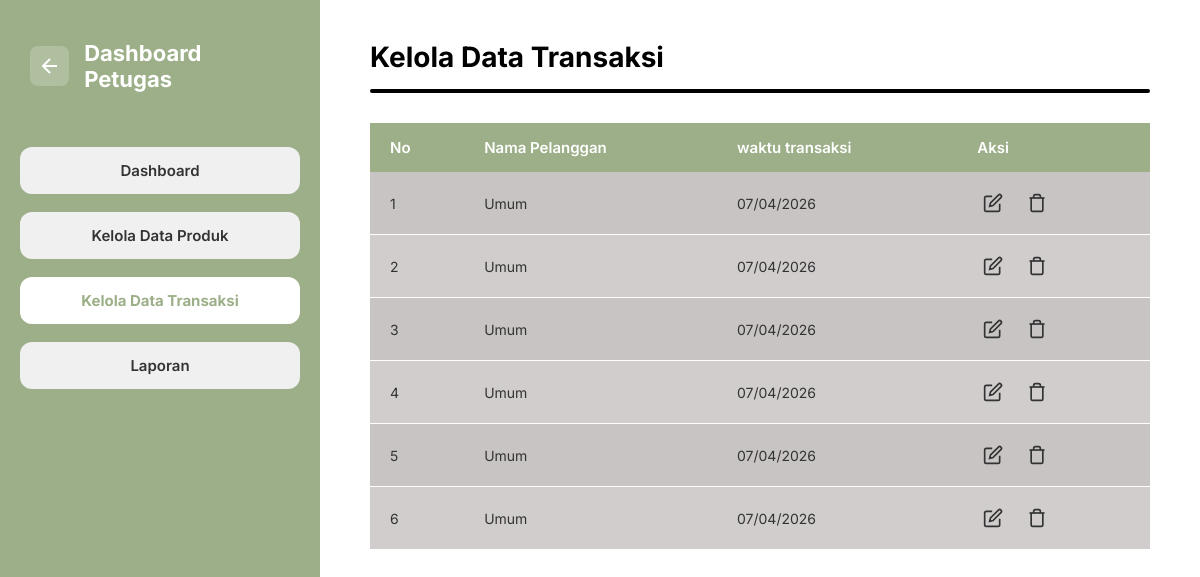
The app's page /Petugas/kelola_data_transaksi_petugas.php (signed in) with its own data.
### tables this page shows
CREATE TABLE `pesanan` (
  `id` int(11) NOT NULL,
  `nomor_pesanan` varchar(50) NOT NULL,
  `id_pelanggan` int(11) DEFAULT NULL,
  `tanggal_pesanan` timestamp NOT NULL DEFAULT current_timestamp(),
  `total_harga` decimal(10,2) NOT NULL,
  `status_pesanan` enum('pending','diproses','dikirim','selesai','batal') DEFAULT 'pending',
  `status_pembayaran` enum('belum_bayar','lunas') DEFAULT 'belum_bayar',
  `metode_pembayaran` varchar(50) DEFAULT NULL,
  `alamat_pengiriman` text DEFAULT NULL,
  `nama_penerima` varchar(100) DEFAULT NULL,
  `telepon_penerima` varchar(20) DEFAULT NULL
);

### Petugas/kelola_data_transaksi_petugas.php (the view, shortened to what this page needs)
<?php
$koneksi = getKoneksi();
$query = "SELECT p.*, pl.nama as nama_pelanggan
          FROM pesanan p
          LEFT JOIN pelanggan pl ON p.id_pelanggan = pl.id
          ORDER BY p.tanggal_pesanan DESC";
$result = mysqli_query($koneksi, $query);
$transactions = [];
while ($row = mysqli_fetch_assoc($result)) {
    $transactions[] = $row;
}
?>
<!DOCTYPE html>
<html lang="id">
<head>
</head>
<body>
<div class="main-container">
    <div class="sidebar">
        <div class="sidebar-header">
            <a href="dashboard_petugas.php" class="back-btn">
                <svg viewBox="0 0 24 24"><line x1="19" y1="12" x2="5" y2="12"></line><polyline points="12 19 5 12 12 5"></polyline></svg>
            </a>
            <h1 class="sidebar-title">Dashboard Petugas</h1>
        </div>
        <a href="dashboard_petugas.php" class="menu-item">Dashboard</a>
        <a href="kelola_data_produk_petugas.php" class="menu-item">Kelola Data Produk</a>
        <a href="kelola_data_transaksi_petugas.php" class="menu-item active">Kelola Data Transaksi</a>
        <a href="laporan_petugas.php" class="menu-item">Laporan</a>
    </div>
    <div class="main-content">
        <div class="page-header">
            <h2 class="page-title">Kelola Data Transaksi</h2>
            <div class="divider"></div>
        </div>
        <div class="table-container">
            <table>
                <thead>
                    <tr>
                        <th>No</th>
                        <th>Nama Pelanggan</th>
                        <th>waktu transaksi</th>
                        <th>Aksi</th>
                    </tr>
                </thead>
                <tbody>
                    <?php $no = 1; foreach ($transactions as $trx): ?>
                    <tr>
                        <td><?= $no++ ?></td>
                        <td><?= htmlspecialchars($trx['nama_pelanggan'] ?? 'Umum') ?></td>
                        <td><?= date('d/m/Y', strtotime($trx['tanggal_pesanan'])) ?></td>
                        <td>
                            <button class="btn-action" onclick='openModal("edit", <?= json_encode($trx) ?>)' title="Edit">
                                <svg viewBox="0 0 24 24"><path d="M11 4H4a2 2 0 0 0-2 2v14a2 2 0 0 0 2 2h14a2 2 0 0 0 2-2v-7"></path><path d="M18.5 2.5a2.121 2.121 0 0 1 3 3L12 15l-4 1 1-4 9.5-9.5z"></path></svg>
                            </button>
                            <a href="?hapus=<?= $trx['id'] ?>" class="btn-action btn-delete" onclick="return confirm('Hapus transaksi ini?')" title="Hapus">
                                <svg viewBox="0 0 24 24"><polyline points="3 6 5 6 21 6"></polyline><path d="M19 6v14a2 2 0 0 1-2 2H7a2 2 0 0 1-2-2V6m3 0V4a2 2 0 0 1 2-2h4a2 2 0 0 1 2 2v2"></path></svg>
                            </a>
                        </td>
                    </tr>
                    <?php endforeach; ?>
                </tbody>
            </table>
        </div>
    </div>
</div>
</body>
</html>

### Petugas/kelola_data_transaksi_petugas.php (style rules this page uses)
* { margin: 0; padding: 0; box-sizing: border-box; }
body { font-family: 'Inter', Arial, sans-serif; background-color: #ffffff; color: #333; }
.main-container { display: flex; min-height: 100vh; }
.sidebar { width: 320px; background: #9CAF88; padding: 25px 20px; display: flex; flex-direction: column; position: fixed; height: 100vh; }
.sidebar-header { display: flex; align-items: center; padding: 15px 10px; margin-bottom: 40px; }
.back-btn { display: flex; align-items: center; justify-content: center; width: 40px; height: 40px; background: rgba(255,255,255,0.2); border-radius: 8px; text-decoration: none; margin-right: 15px; transition: 0.2s; }
.back-btn svg { width: 24px; height: 24px; stroke: white; fill: none; stroke-width: 2; }
.sidebar-title { color: white; font-size: 22px; font-weight: 700; }
.menu-item { background-color: #f0f0f0; padding: 14px 25px; margin-bottom: 18px; border-radius: 12px; text-align: center; cursor: pointer; font-weight: 600; color: #333; text-decoration: none; transition: all 0.2s ease; font-size: 15px; display: block; }
.menu-item.active { background-color: white; color: #9CAF88; font-weight: 700; }
.main-content { flex: 1; margin-left: 320px; padding: 40px 50px; background-color: white; min-height: 100vh; }
.page-header { margin-bottom: 30px; }
.page-title { font-size: 28px; font-weight: 700; color: #000; margin-bottom: 15px; }
.divider { width: 100%; height: 4px; background: #000; border-radius: 2px; }
.table-container { overflow-x: auto; }
table { width: 100%; border-collapse: collapse; }
thead { background: #9CAF88; color: white; }
th { padding: 15px 20px; text-align: left; font-weight: 600; font-size: 15px; }
tbody tr { background: #C9C4C4; border-bottom: 1px solid #fff; }
tbody tr:nth-child(even) { background: #D1CDCD; }
td { padding: 15px 20px; font-size: 14px; }
.btn-action { display: inline-flex; align-items: center; justify-content: center; width: 32px; height: 32px; background: transparent; border: none; cursor: pointer; margin-right: 8px; transition: 0.2s; }
.btn-action svg { width: 20px; height: 20px; stroke: #333; fill: none; stroke-width: 2; }
.btn-delete svg { stroke: #333; }

### records on screen
pesanan: nama_pelanggan "Umum", tanggal_pesanan "07/04/2026"
pesanan: nama_pelanggan "Umum", tanggal_pesanan "07/04/2026"
pesanan: nama_pelanggan "Umum", tanggal_pesanan "07/04/2026"
pesanan: nama_pelanggan "Umum", tanggal_pesanan "07/04/2026"
pesanan: nama_pelanggan "Umum", tanggal_pesanan "07/04/2026"
pesanan: nama_pelanggan "Umum", tanggal_pesanan "07/04/2026"
